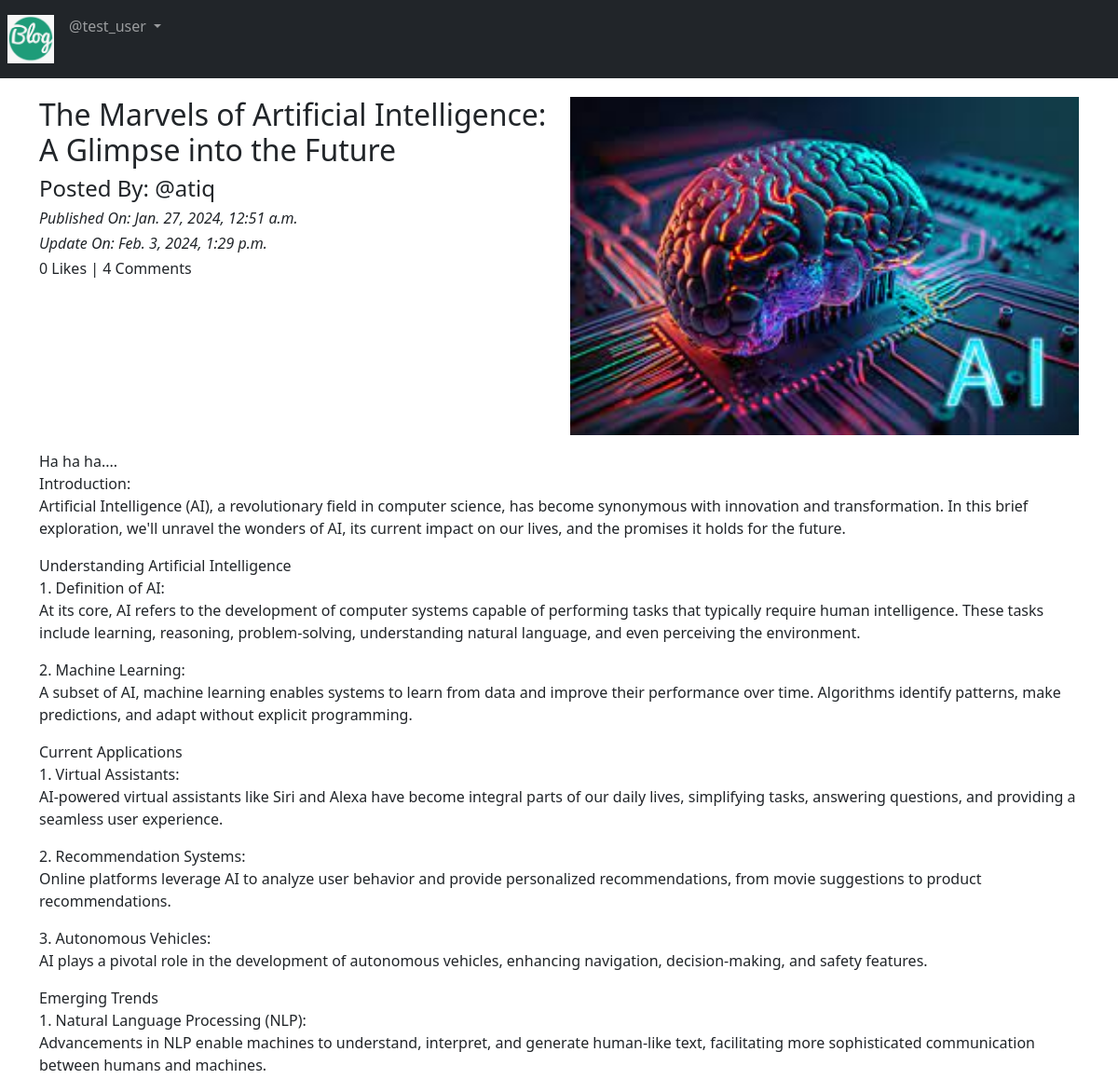
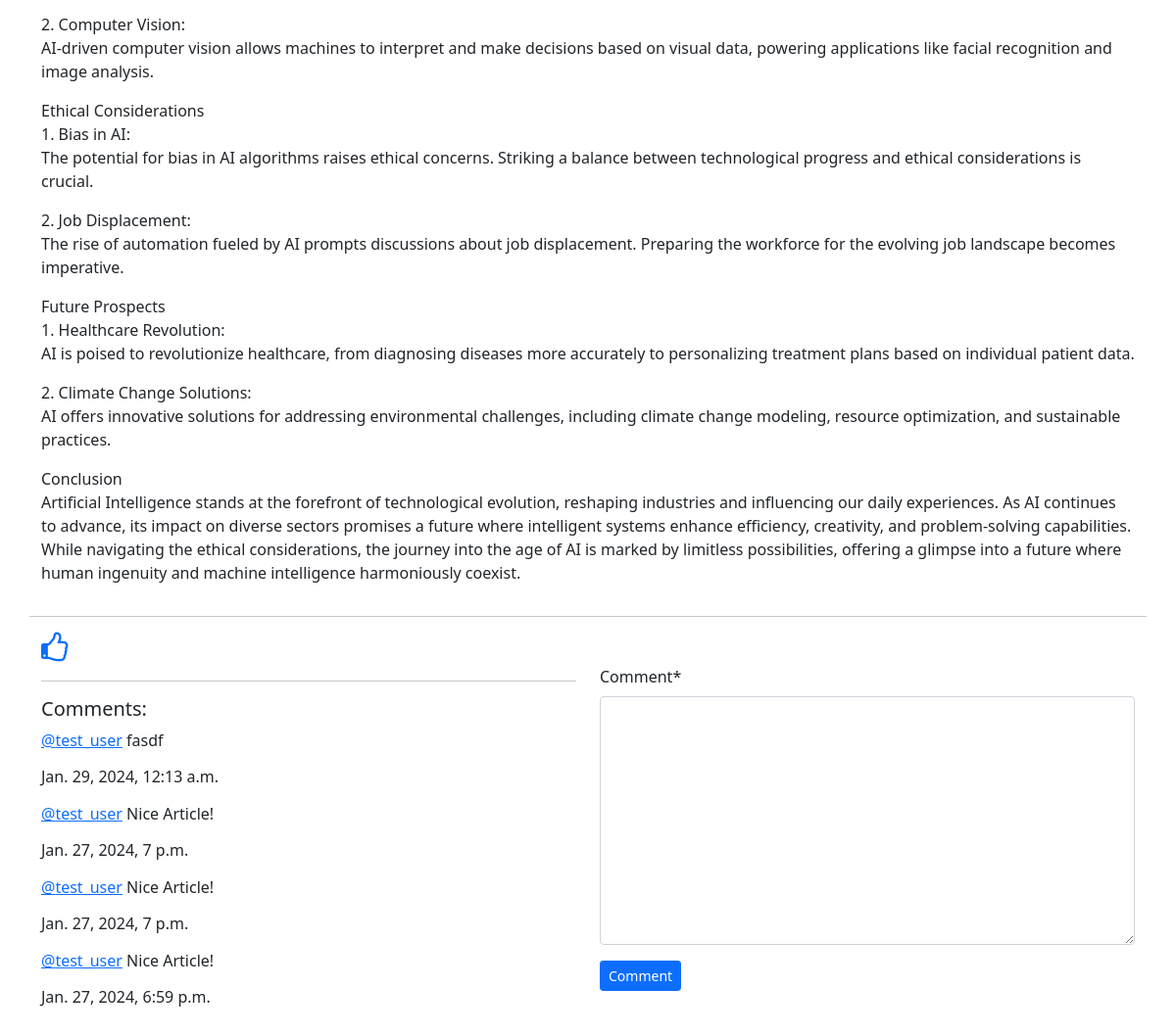
Page /blog/details/The-Marvels-of-Artificial-Intelligence:-A-Glimpse-into-the-Future-f7377210-7d32-44f4-a65e-cec59518d7d0 (signed in) on the committed database (2 pictures, top to bottom).
### App_Blog/models.py (models this page shows, shortened)
class Blog(models.Model):
    author = models.ForeignKey(User, on_delete=models.CASCADE, related_name='post_author')
    blog_title = models.CharField(max_length=264, verbose_name='Put a Title')
    slug = models.SlugField(max_length=264, unique=True)
    blog_content = models.TextField(verbose_name="What is on your mind?")
    blog_image = models.ImageField(upload_to='blog_images', verbose_name="image", blank=True)
    publish_date = models.DateTimeField(auto_now_add=True)
    update_date = models.DateTimeField(auto_now=True)
    class Meta:
        ordering = ('-publish_date',)

class Comment(models.Model):
    blog = models.ForeignKey(Blog, on_delete=models.CASCADE, related_name='blog_comment')
    user = models.ForeignKey(User, on_delete=models.CASCADE, related_name='user_comment')
    comment = models.TextField()
    comment_date = models.DateTimeField(auto_now_add=True)
    class Meta:
        ordering = ('-comment_date',)

### App_Blog/views.py (the view, shortened to what this page needs)
# urls.py: path('details/<slug>', views.blog_details, name='blog_details'),
@login_required
def blog_details(request, slug):
    blog = Blog.objects.get(slug=slug)
    comment_form = CommentForm()
    already_liked = Likes.objects.filter(blog=blog, user=request.user)
    if already_liked:
        liked = True
    else:
        liked = False
    return render(request, 'App_Blog/blog_details.html', context={'blog':blog, 'comment_form': comment_form, 'liked':liked})

### App_Blog/forms.py
class CommentForm(forms.ModelForm):
    class Meta:
        model = Comment
        fields = ('comment',)

### templates/App_Blog/blog_details.html (shortened to what this page needs)
{% extends "base.html" %}
{% load crispy_forms_tags %}
{% block body_block %}
    <div class="row">
        <div class="col-sm-6">
            <h2>{{blog.blog_title}}</h2>
            <h4>Posted By: @{{blog.author}}</h4>
            <i><h6>Published On: {{blog.publish_date}}</h6></i>
            <i><h6>Update On: {{blog.update_date}}</h6></i>
            <h6>{{blog.liked_blog.count}} Likes | {{blog.blog_comment.count}} Comments</h6>
        </div>
        <div class="col-sm-6">
            <img src="/media/{{blog.blog_image}}" width="100%">
         </div>
         <p>
            {{blog.blog_content|linebreaks}}
         </p>
         <hr>
    </div>
    {% if not liked %}
    <a href="{% url 'App_Blog:liked_post' pk=blog.pk%}">
        <i class="fa fa-thumbs-o-up fa-2x" aria-hidden="true"></i>
     </a>
     {% else %}
     <a href="{% url 'App_Blog:unliked_post' pk=blog.pk%}">
        <i class="fa fa-thumbs-o-down fa-2x" aria-hidden="true"></i>
     </a>
     {% endif %}
    <div class="row">
        <div class="col-sm-6">
            <hr>
            <h5>Comments:</h5>
            {% for comment in  blog.blog_comment.all %}
                <p><a href="#">@{{comment.user}}</a> {{comment.comment}}<br> <h6>{{comment.comment_date}}</h6></p>
            {% endfor %}
        </div>
        <div class="col-sm-6">
            <form method="POST">
                {{ comment_form|crispy }}
                <button type="submit" name="button" class="btn btn-primary btn-sm">Comment</button>
            </form>
        </div>
    </div>
    <br>
    <br>
{% endblock body_block %}

### templates/base.html (shortened to what this page needs)
<!DOCTYPE html>
<html lang="en">
<head>
    <link href="https://cdn.jsdelivr.net/npm/bootstrap@5.0.0-beta2/dist/css/bootstrap.min.css" rel="stylesheet" />
    <link rel="stylesheet" href="https://maxcdn.bootstrapcdn.com/font-awesome/4.7.0/css/font-awesome.min.css">
</head>
<body>
    <nav class="navbar navbar-expand-sm bg-dark navbar-dark">
        <ul class="navbar-nav">
            <li class="nav-item active">
                <a class="nav-link" href="{% url 'index' %}"> <img src="/media/home_logo.png"  width="50px"></a>
            </li>
            {% if user.is_authenticated %}
            <div class="nav-item dropdown">
                <a href="" class="nav-link dropdown-toggle" id="navbardrop" data-bs-toggle="dropdown">
                    @{{user.username}}
                </a>
            </div>
        {% endif %}
    </nav>
    <div class="container" style="padding-top:20px">
        {% block body_block %}
        {% endblock body_block %}
    </div>
</body>
</html>

### rows in the picture
Blog: blog_title "The Marvels of Artificial Intelligence: A Glimpse into the Future", author "atiq", publish_date "Jan. 27, 2024, 12:51 a.m.", update_date "Feb. 3, 2024, 1:29 p.m.", liked_blog.count "0", blog_comment.count "4", blog_image (picture), blog_content "Ha ha ha.... Introduction: Artificial Intelligence (AI), a revolutionary field in computer science, has become synonymous with innovation and transformation. In this brief exploration, we'll unravel the wonders of AI, its current impact on our lives, and the promises it holds for the future. Understanding Artificial Intelligence 1. Definition of AI: At its core, AI refers to the development of computer systems capable of performing tasks that typically require human intelligence. These tasks include learning, reasoning, problem-solving, understanding natural language, and even perceiving the environment. 2. Machine Learning: A subset of AI, machine learning enables systems to learn from…"
Comment: user "test_user", comment "fasdf", comment_date "Jan. 29, 2024, 12:13 a.m."
Comment: user "test_user", comment "Nice Article!", comment_date "Jan. 27, 2024, 7 p.m."
Comment: user "test_user", comment "Nice Article!", comment_date "Jan. 27, 2024, 7 p.m."
Comment: user "test_user", comment "Nice Article!", comment_date "Jan. 27, 2024, 6:59 p.m."

### other values in the picture
{{ user.username }} "test_user"
